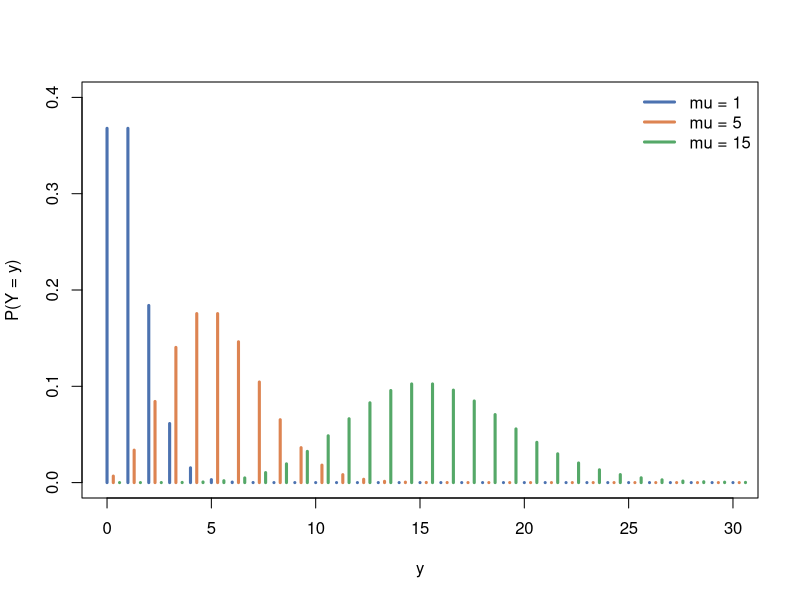
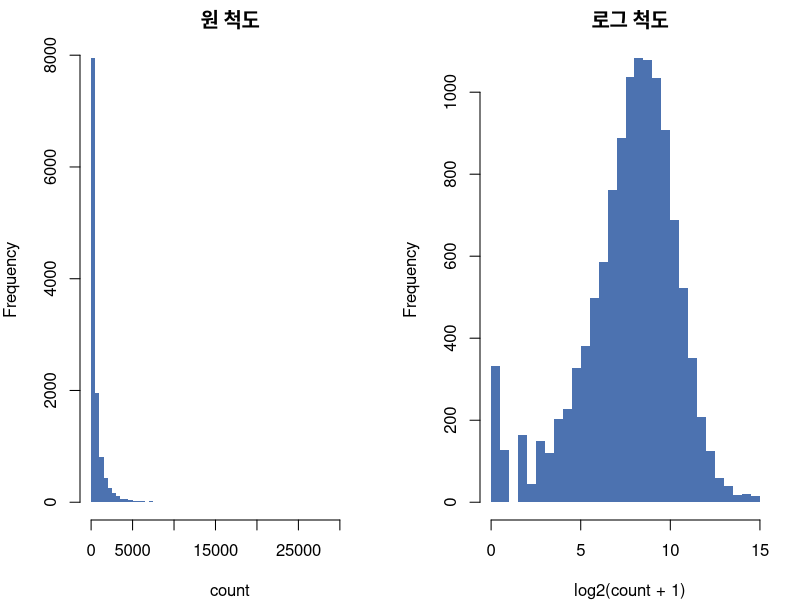
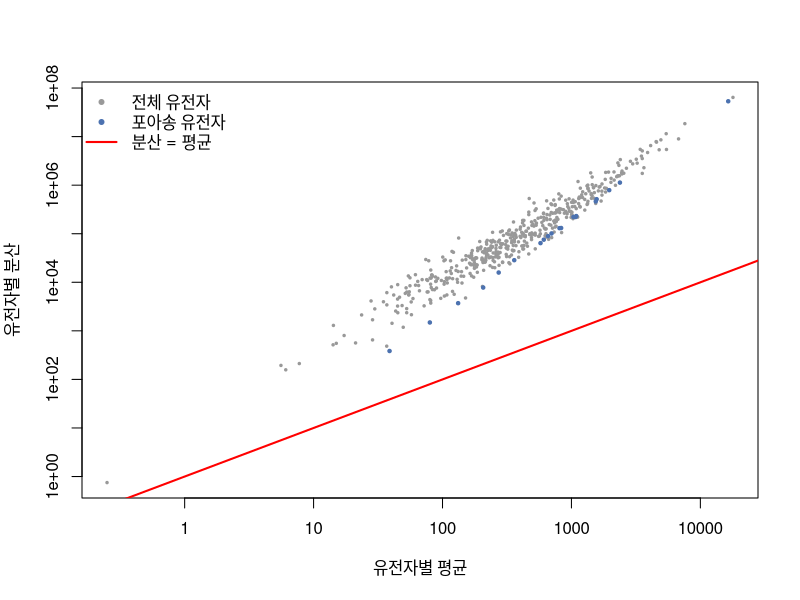
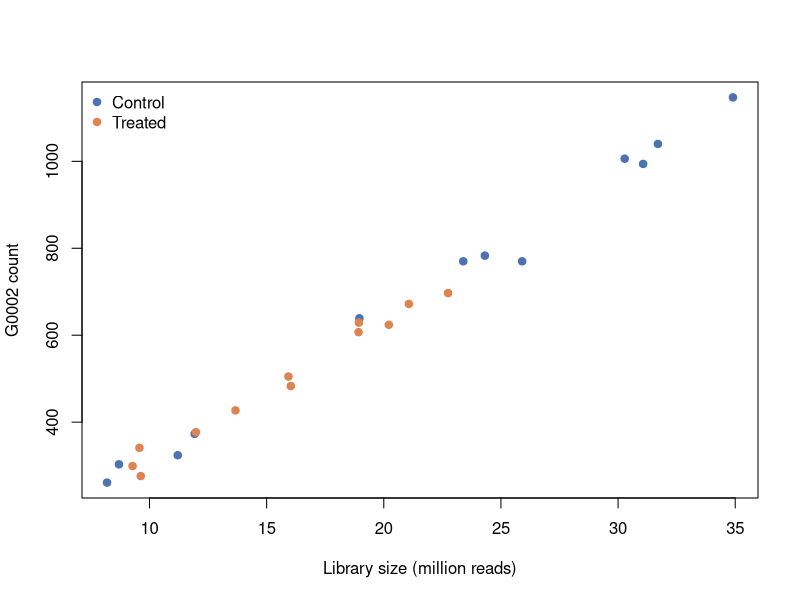

Source code (R) for these figures, in order:
## ---- chunk 1
#| label: setup
#| include: false
cnt <- read.csv("data/rnaseq_counts.csv", row.names = 1)
smp <- read.csv("data/rnaseq_samples.csv")
tru <- read.csv("data/rnaseq_truth.csv", row.names = 1)
smp$group <- factor(smp$group, levels = c("Control", "Treated"))
smp$batch <- factor(smp$batch)
## ---- chunk 2
#| label: pois-shapes
#| code-fold: true
#| code-summary: "R 코드 보기"
#| fig-keep: none
x <- 0:30
plot(x, dpois(x, 1), type = "h", lwd = 3, col = "#4c72b0",
     ylim = c(0, 0.4), xlab = "y", ylab = "P(Y = y)")
points(x + 0.3, dpois(x, 5), type = "h", lwd = 3, col = "#dd8452")
points(x + 0.6, dpois(x, 15), type = "h", lwd = 3, col = "#55a868")
legend("topright", bty = "n", lwd = 3,
       col = c("#4c72b0", "#dd8452", "#55a868"),
       legend = c("mu = 1", "mu = 5", "mu = 15"))
## ---- chunk 3
#| label: load
cnt <- read.csv("data/rnaseq_counts.csv", row.names = 1)
smp <- read.csv("data/rnaseq_samples.csv")
tru <- read.csv("data/rnaseq_truth.csv", row.names = 1)
smp$group <- factor(smp$group, levels = c("Control", "Treated"))
smp$batch <- factor(smp$batch)
dim(cnt)
head(smp, 4)
table(smp$group, smp$batch)
## ---- chunk 4
#| label: count-dist
#| fig-cap: "카운트의 분포 — 오른쪽으로 길게 늘어짐"
#| fig-width: 8
#| fig-height: 3.5
op <- par(mfrow = c(1, 2), mar = c(4, 4, 2, 1))
hist(as.matrix(cnt), nclass = 100, col = "#4c72b0", border = NA,
     xlab = "count", main = "원 척도")
hist(log2(as.matrix(cnt) + 1), nclass = 50, col = "#4c72b0",
     border = NA, xlab = "log2(count + 1)", main = "로그 척도")
par(op)
## ---- chunk 5
#| label: mean-var
#| fig-cap: "평균-분산 관계 — 포아송이면 기울기 1의 직선 위에 놓여야 함"
ctl <- as.matrix(cnt[, smp$group == "Control"])
mu  <- rowMeans(ctl)
vr  <- apply(ctl, 1, var)
ok  <- mu > 0
plot(mu[ok], vr[ok], log = "xy", pch = 20, cex = 0.5, col = "#999999",
     xlab = "유전자별 평균", ylab = "유전자별 분산")
abline(0, 1, col = "red", lwd = 2)
points(mu[tru$is_poisson == 1], vr[tru$is_poisson == 1],
       pch = 20, cex = 0.7, col = "#4c72b0")
legend("topleft", bty = "n", pch = c(20, 20, NA), lwd = c(NA, NA, 2),
       col = c("#999999", "#4c72b0", "red"),
       legend = c("전체 유전자", "포아송 유전자", "분산 = 평균"))
## ---- chunk 6
#| label: libsize
round(range(smp$lib_size) / 1e6, 2)
round(max(smp$lib_size) / min(smp$lib_size), 2)
## ---- chunk 7
#| label: libsize-effect
#| fig-cap: "라이브러리 크기와 유전자 카운트"
plot(smp$lib_size / 1e6, as.numeric(cnt["G0002", ]),
     pch = 19, col = c("#4c72b0", "#dd8452")[smp$group],
     xlab = "Library size (million reads)", ylab = "G0002 count")
legend("topleft", bty = "n", pch = 19, col = c("#4c72b0", "#dd8452"),
       legend = levels(smp$group))
## ---- chunk 8
#| label: fit-g1
d <- data.frame(count = as.numeric(cnt["G0001", ]), smp)
d$off <- log(d$lib_size)
head(d[, c("sample_id", "group", "batch", "count", "lib_size")], 4)

m1 <- glm(count ~ group, family = poisson, data = d, offset = off)
summary(m1)
## ---- chunk 9
#| label: interpret-g1
c(rate_ratio = exp(coef(m1)[2]),
  log2FC = coef(m1)[2] / log(2),
  true_log2FC = tru["G0001", "true_lfc"])
## ---- chunk 10
#| label: intercept-meaning
## 절편을 CPM으로 되돌려 보기
c(from_model = exp(coef(m1)[1]) * 1e6,
  observed_cpm = mean(d$count[d$group == "Control"] /
                        d$lib_size[d$group == "Control"] * 1e6))
## ---- chunk 11
#| label: no-offset
m_no  <- glm(count ~ group, family = poisson, data = d)
m_cov <- glm(count ~ group + off, family = poisson, data = d)
round(rbind(
  `offset 사용`      = summary(m1)$coef[2, ],
  `offset 없음`      = summary(m_no)$coef[2, ],
  `log(lib)를 변수로` = summary(m_cov)$coef[2, ]), 4)
## ---- chunk 12
#| label: no-offset-why
## 우연히 두 군의 라이브러리 크기가 다르다
round(tapply(d$lib_size, d$group, mean) / 1e6, 2)

## log(lib)를 변수로 넣으면 그 계수가 1 근처로 추정됨
round(summary(m_cov)$coef["off", ], 4)
## ---- chunk 13
#| label: lm-compare
d$logcpm <- log(d$count / d$lib_size * 1e6)
lm1 <- lm(logcpm ~ group, data = d)
round(rbind(
  `Poisson (log E(Y))` = summary(m1)$coef[2, 1:2],
  `lm (E(log Y))`      = summary(lm1)$coef[2, 1:2]), 4)
## ---- chunk 14
#| label: zero-counts
## 자료 전체에서 0 카운트가 얼마나 있나
low <- cnt[tru$base_lcpm < 1, ]
c(genes = nrow(low), zero_fraction = mean(as.matrix(low) == 0))
## ---- chunk 15
#| label: multi
m2 <- glm(count ~ group + batch + I((age - 45) / 10),
          family = poisson, data = d, offset = off)
round(summary(m2)$coef, 4)
round(exp(cbind(RR = coef(m2), confint.default(m2)))[-1, ], 4)
## ---- chunk 16
#| label: mle-check
X <- model.matrix(~ group, data = d)
y <- d$count
negll <- function(b) {
  eta <- as.numeric(X %*% b) + d$off
  -sum(y * eta - exp(eta))              # log(y!)는 상수라 생략
}
o <- optim(c(-9, 1), negll, method = "BFGS")
rbind(optim = o$par, glm = coef(m1))
## ---- chunk 17
#| label: score-check
## 점수방정식 sum(x_ij (y_i - mu_i)) = 0
round(as.numeric(t(X) %*% (y - fitted(m1))), 6)
c(sum_fitted = sum(fitted(m1)), sum_observed = sum(y))
## ---- chunk 18
#| label: fit-g2
d2 <- data.frame(count = as.numeric(cnt["G0002", ]), smp)
m3 <- glm(count ~ group, family = poisson, data = d2,
          offset = log(lib_size))
round(summary(m3)$coef, 4)
c(log2FC = coef(m3)[2] / log(2), true = tru["G0002", "true_lfc"])
